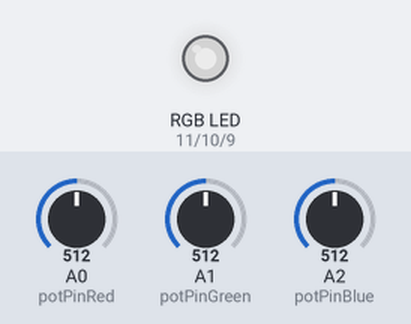
This sketch was run on a simulated Arduino Uno, built with avr-gcc and run on an emulated ATmega328P. Parts: an RGB LED mixed from three pins (HIGH = lit). The inputs (shaded band) are chosen by the test bench; at power-on: A0 (potPinRed) = 512, A1 (potPinGreen) = 512, A2 (potPinBlue) = 512. Dim RGB values are drawn brighter than linear.

Above: at 1.2 s.
1.3 s: A0 (potPinRed) set to 716
At 1.7 s:
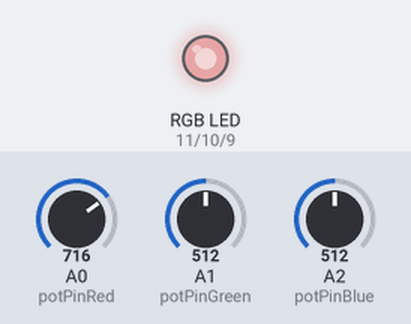
2.8 s: A1 (potPinGreen) set to 716
At 4.0 s:
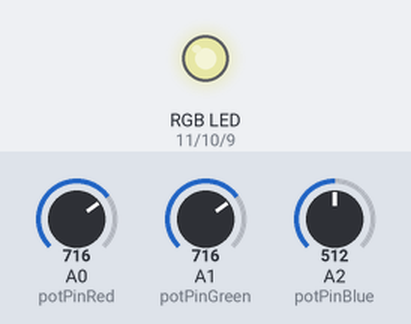
4.3 s: A2 (potPinBlue) set to 716
At 5.2 s:
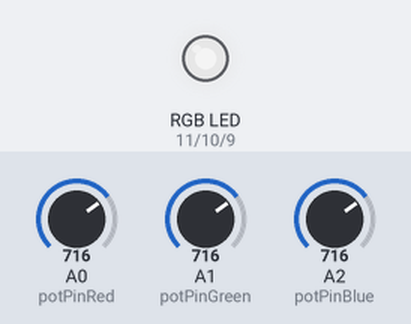
5.8 s: A0 (potPinRed) set to 900
At 6.3 s:
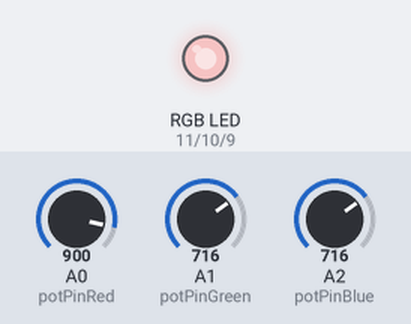
7.3 s: A1 (potPinGreen) set to 900
At 8.5 s:
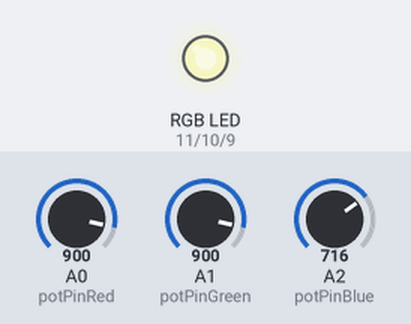
8.8 s: A2 (potPinBlue) set to 900
At 9.8 s:
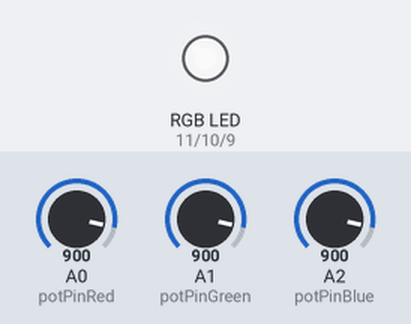
Timing chart, 0 to 11.3 s (numbered marks = the images above; inputs shaded):
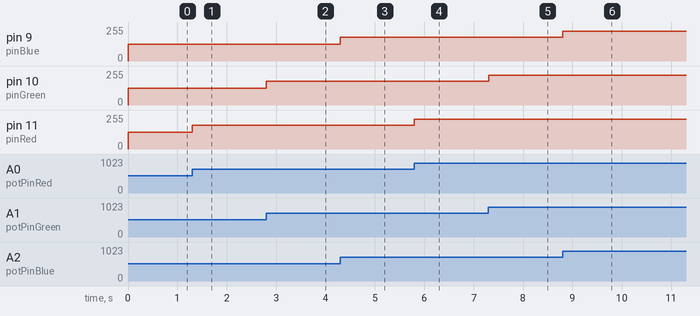

The sketch:

RGB_v2.ino
```cpp
/*
 * BEC RGB cu potentiometre
 */

const int pinRed=11;
const int potPinRed=A0;

const int pinGreen=10 ;
const int potPinGreen=A1;

const int pinBlue=9;
const int potPinBlue= A2;

int readPotValueRed;
int readPotValueGreen;
int readPotValueBlue;

int writeValueRed;
int writeValueGreen;
int writeValueBlue;

void setup() {

  pinMode(potPinBlue, INPUT);
  pinMode(pinBlue, OUTPUT);

  pinMode(potPinRed, INPUT);
  pinMode(pinRed, OUTPUT);

  pinMode(potPinGreen, INPUT);
  pinMode(pinGreen ,OUTPUT);
}

void readPotValues(){
  // function that reads the potentiometers' input
  readPotValueRed =analogRead(potPinRed);
  readPotValueGreen = analogRead(potPinGreen);
  readPotValueBlue = analogRead(potPinBlue);
}

void mapValues(){
  // function that maps the values read from potentiometers for analog ouput( 0->1023 to ->255)
  writeValueRed=map(readPotValueRed,0,1023,0,255);
  writeValueBlue=map(readPotValueBlue,0,1023,0,255);
  writeValueGreen=map(readPotValueGreen,0,1023,0,255);
}
void writeValues(){
  // function that lights the RGB led
  analogWrite(pinRed,writeValueRed);
  analogWrite(pinGreen,writeValueGreen);
  analogWrite(pinBlue,writeValueBlue);
}

void loop() {
readPotValues();
mapValues();
writeValues();
}
```

Measured:
- after the input at 1.3 s, pin 11 (pinRed): 127/255 → 178/255 at once
- after the input at 2.8 s, pin 10 (pinGreen): 127/255 → 178/255 at once
- after the input at 4.3 s, pin 9 (pinBlue): 127/255 → 178/255 at once
- after the input at 5.8 s, pin 11 (pinRed): 178/255 → 224/255 at once
- after the input at 7.3 s, pin 10 (pinGreen): 178/255 → 224/255 at once
- after the input at 8.8 s, pin 9 (pinBlue): 178/255 → 224/255 at once
